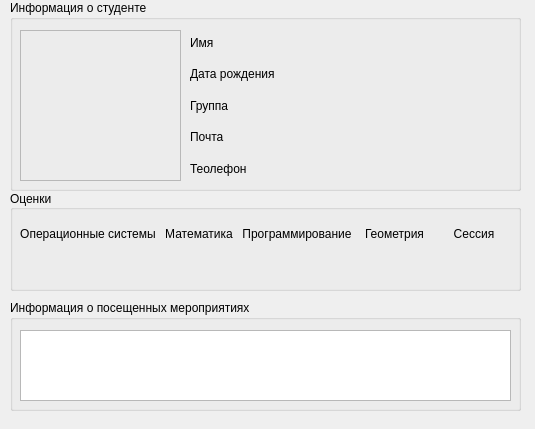
<?xml version="1.0" encoding="UTF-8"?>
<ui version="4.0">
 <class>infoStud</class>
 <widget class="QWidget" name="infoStud">
  <property name="geometry">
   <rect>
    <x>0</x>
    <y>0</y>
    <width>535</width>
    <height>429</height>
   </rect>
  </property>
  <property name="windowTitle">
   <string>Form</string>
  </property>
  <widget class="QGroupBox" name="groupBox">
   <property name="geometry">
    <rect>
     <x>10</x>
     <y>0</y>
     <width>511</width>
     <height>191</height>
    </rect>
   </property>
   <property name="title">
    <string>Информация о студенте</string>
   </property>
   <widget class="QLabel" name="photoLabel">
    <property name="geometry">
     <rect>
      <x>10</x>
      <y>30</y>
      <width>161</width>
      <height>151</height>
     </rect>
    </property>
    <property name="frameShape">
     <enum>QFrame::StyledPanel</enum>
    </property>
    <property name="text">
     <string/>
    </property>
    <property name="scaledContents">
     <bool>true</bool>
    </property>
   </widget>
   <widget class="QWidget" name="">
    <property name="geometry">
     <rect>
      <x>180</x>
      <y>30</y>
      <width>321</width>
      <height>151</height>
     </rect>
    </property>
    <layout class="QGridLayout" name="gridLayout">
     <item row="0" column="0">
      <widget class="QLabel" name="label_2">
       <property name="text">
        <string>Имя</string>
       </property>
      </widget>
     </item>
     <item row="1" column="0">
      <widget class="QLabel" name="label_3">
       <property name="text">
        <string>Дата рождения</string>
       </property>
      </widget>
     </item>
     <item row="3" column="0">
      <widget class="QLabel" name="label_5">
       <property name="text">
        <string>Почта</string>
       </property>
      </widget>
     </item>
     <item row="4" column="0">
      <widget class="QLabel" name="label_6">
       <property name="text">
        <string>Теолефон</string>
       </property>
      </widget>
     </item>
     <item row="2" column="0">
      <widget class="QLabel" name="label_4">
       <property name="text">
        <string>Группа</string>
       </property>
      </widget>
     </item>
     <item row="1" column="1" colspan="2">
      <widget class="QLabel" name="birthLabel">
       <property name="text">
        <string/>
       </property>
      </widget>
     </item>
     <item row="2" column="1" colspan="2">
      <widget class="QLabel" name="groupLabel">
       <property name="text">
        <string/>
       </property>
      </widget>
     </item>
     <item row="3" column="1" colspan="2">
      <widget class="QLabel" name="mailLabel">
       <property name="text">
        <string/>
       </property>
      </widget>
     </item>
     <item row="4" column="1" colspan="2">
      <widget class="QLabel" name="telephoneLabel">
       <property name="text">
        <string/>
       </property>
      </widget>
     </item>
     <item row="0" column="1" colspan="2">
      <widget class="QLabel" name="nameLabel">
       <property name="text">
        <string/>
       </property>
      </widget>
     </item>
    </layout>
   </widget>
  </widget>
  <widget class="QGroupBox" name="groupBox_2">
   <property name="geometry">
    <rect>
     <x>10</x>
     <y>190</y>
     <width>511</width>
     <height>101</height>
    </rect>
   </property>
   <property name="title">
    <string>Оценки</string>
   </property>
   <property name="alignment">
    <set>Qt::AlignLeading|Qt::AlignLeft|Qt::AlignVCenter</set>
   </property>
   <property name="flat">
    <bool>false</bool>
   </property>
   <widget class="QWidget" name="">
    <property name="geometry">
     <rect>
      <x>10</x>
      <y>30</y>
      <width>491</width>
      <height>61</height>
     </rect>
    </property>
    <layout class="QGridLayout" name="gridLayout_2">
     <item row="0" column="0">
      <widget class="QLabel" name="OSLabel">
       <property name="layoutDirection">
        <enum>Qt::LeftToRight</enum>
       </property>
       <property name="frameShape">
        <enum>QFrame::NoFrame</enum>
       </property>
       <property name="text">
        <string>Операционные системы</string>
       </property>
       <property name="textFormat">
        <enum>Qt::AutoText</enum>
       </property>
       <property name="alignment">
        <set>Qt::AlignCenter</set>
       </property>
       <property name="openExternalLinks">
        <bool>false</bool>
       </property>
      </widget>
     </item>
     <item row="0" column="1">
      <widget class="QLabel" name="MathLabel">
       <property name="layoutDirection">
        <enum>Qt::LeftToRight</enum>
       </property>
       <property name="frameShape">
        <enum>QFrame::NoFrame</enum>
       </property>
       <property name="text">
        <string>Математика</string>
       </property>
       <property name="textFormat">
        <enum>Qt::AutoText</enum>
       </property>
       <property name="alignment">
        <set>Qt::AlignCenter</set>
       </property>
       <property name="openExternalLinks">
        <bool>false</bool>
       </property>
      </widget>
     </item>
     <item row="0" column="2">
      <widget class="QLabel" name="MathLabel_2">
       <property name="layoutDirection">
        <enum>Qt::LeftToRight</enum>
       </property>
       <property name="frameShape">
        <enum>QFrame::NoFrame</enum>
       </property>
       <property name="text">
        <string>Программирование</string>
       </property>
       <property name="textFormat">
        <enum>Qt::AutoText</enum>
       </property>
       <property name="alignment">
        <set>Qt::AlignCenter</set>
       </property>
       <property name="openExternalLinks">
        <bool>false</bool>
       </property>
      </widget>
     </item>
     <item row="0" column="3">
      <widget class="QLabel" name="label">
       <property name="layoutDirection">
        <enum>Qt::LeftToRight</enum>
       </property>
       <property name="frameShape">
        <enum>QFrame::NoFrame</enum>
       </property>
       <property name="text">
        <string>Геометрия</string>
       </property>
       <property name="textFormat">
        <enum>Qt::AutoText</enum>
       </property>
       <property name="alignment">
        <set>Qt::AlignCenter</set>
       </property>
       <property name="openExternalLinks">
        <bool>false</bool>
       </property>
      </widget>
     </item>
     <item row="0" column="4">
      <widget class="QLabel" name="label_7">
       <property name="layoutDirection">
        <enum>Qt::LeftToRight</enum>
       </property>
       <property name="frameShape">
        <enum>QFrame::NoFrame</enum>
       </property>
       <property name="text">
        <string>Сессия</string>
       </property>
       <property name="textFormat">
        <enum>Qt::AutoText</enum>
       </property>
       <property name="alignment">
        <set>Qt::AlignCenter</set>
       </property>
       <property name="openExternalLinks">
        <bool>false</bool>
       </property>
      </widget>
     </item>
     <item row="1" column="0">
      <widget class="QLabel" name="OSMark">
       <property name="font">
        <font>
         <family>Arial Black</family>
         <pointsize>12</pointsize>
         <weight>75</weight>
         <bold>true</bold>
        </font>
       </property>
       <property name="text">
        <string/>
       </property>
       <property name="alignment">
        <set>Qt::AlignCenter</set>
       </property>
      </widget>
     </item>
     <item row="1" column="1">
      <widget class="QLabel" name="MathMark">
       <property name="font">
        <font>
         <family>Arial Black</family>
         <pointsize>12</pointsize>
         <weight>75</weight>
         <bold>true</bold>
        </font>
       </property>
       <property name="text">
        <string/>
       </property>
       <property name="alignment">
        <set>Qt::AlignCenter</set>
       </property>
      </widget>
     </item>
     <item row="1" column="2">
      <widget class="QLabel" name="ProgMark">
       <property name="font">
        <font>
         <family>Arial Black</family>
         <pointsize>12</pointsize>
         <weight>75</weight>
         <bold>true</bold>
        </font>
       </property>
       <property name="text">
        <string/>
       </property>
       <property name="alignment">
        <set>Qt::AlignCenter</set>
       </property>
      </widget>
     </item>
     <item row="1" column="3">
      <widget class="QLabel" name="GeomMark">
       <property name="font">
        <font>
         <family>Arial Black</family>
         <pointsize>12</pointsize>
         <weight>75</weight>
         <bold>true</bold>
        </font>
       </property>
       <property name="text">
        <string/>
       </property>
       <property name="alignment">
        <set>Qt::AlignCenter</set>
       </property>
      </widget>
     </item>
     <item row="1" column="4">
      <widget class="QLabel" name="SessMark">
       <property name="font">
        <font>
         <family>Arial Black</family>
         <pointsize>12</pointsize>
         <weight>75</weight>
         <bold>true</bold>
        </font>
       </property>
       <property name="text">
        <string/>
       </property>
       <property name="alignment">
        <set>Qt::AlignCenter</set>
       </property>
      </widget>
     </item>
    </layout>
   </widget>
  </widget>
  <widget class="QGroupBox" name="groupBox_3">
   <property name="geometry">
    <rect>
     <x>10</x>
     <y>300</y>
     <width>511</width>
     <height>111</height>
    </rect>
   </property>
   <property name="title">
    <string>Информация о посещенных мероприятиях</string>
   </property>
   <widget class="QListWidget" name="listWidget">
    <property name="geometry">
     <rect>
      <x>10</x>
      <y>30</y>
      <width>491</width>
      <height>71</height>
     </rect>
    </property>
   </widget>
  </widget>
 </widget>
 <resources/>
 <connections/>
</ui>
